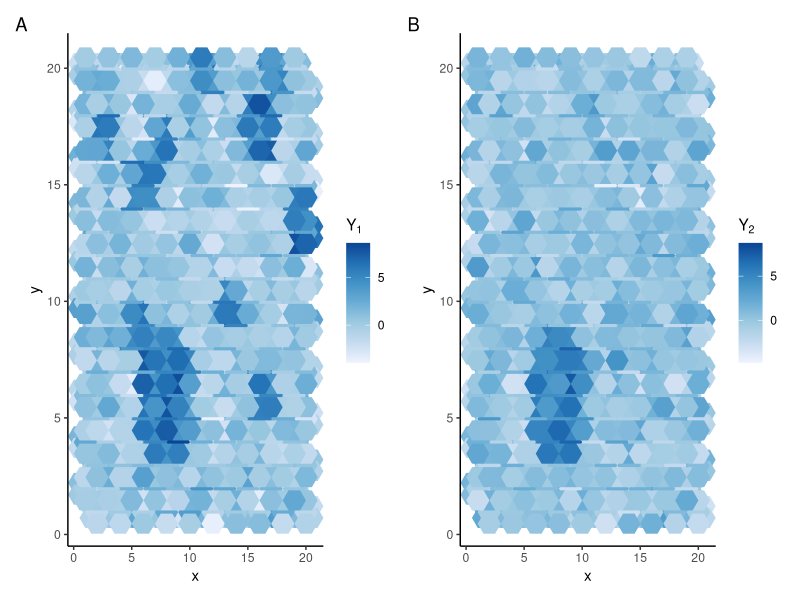
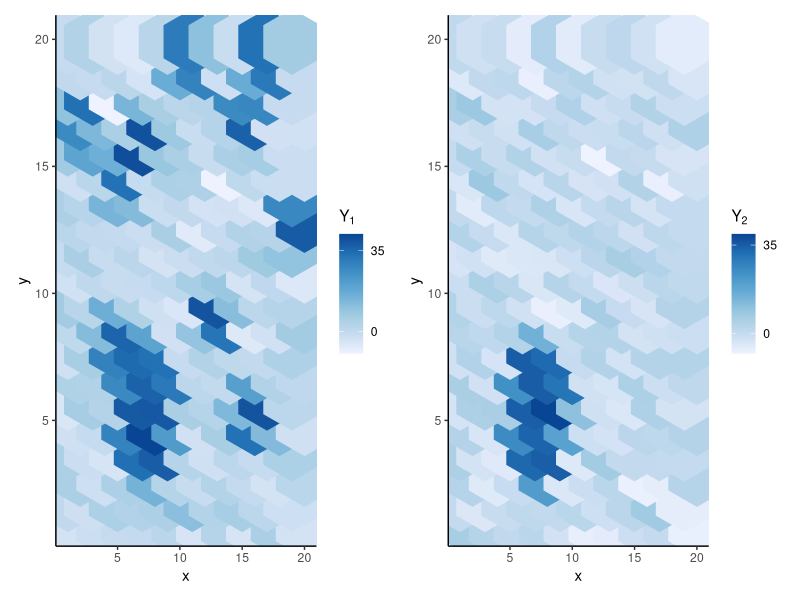

Reproduce these figures in R, in order. (Note: this script raises an error after producing the figures.)
library(tidyverse)
library(mvtnorm)
library(patchwork)
set.seed(102)

#Generate truth
df = expand.grid(x = 1:20, y = 1:20)
df = df[df$x %% 2 + df$y %% 2 == 1,]
df$z = 1
n = nrow(df)
df$j = 1:n

df2 = df[rep(seq_len(n), 7), ] #rbind 7 times
df2$j2 = rep(1:(7*n))

shift = rbind(expand.grid(c(1/2, -1/2), c(1/4,-1/4)), expand.grid(0, c(0, 1/2, -1/2)))
shift_long = shift[rep(seq_len(7), each = n), ]

df2$x = df2$x + shift_long$Var1
df2$y = df2$y + shift_long$Var2

rect_center = sapply(1:10,function(x)df2[sample(7*n, 1) ,c("x","y")])
for(i in 1:10){
  df2$z[df2$x > unlist(rect_center[,i])[1] - 1.1 & df2$x < unlist(rect_center[,i])[1]+1.1 & df2$y > unlist(rect_center[,i])[2] - 1.1 & df2$y < unlist(rect_center[,i])[2]+1.1] = 2
}


circ_center = sample(4:16, 2, replace = T)
r = 3 #radius
s = seq(0,r,1/4) #sagitta
l = sqrt(2*(r-s)*r-(r-s)^2) #half chord length
for (i in 1:length(s)){
  df2$z[(df2$x %in% c(circ_center[1] + c(s[i], -s[i]))) & 
         (df2$y > circ_center[2] - l[i+1]) & 
         (df2$y < circ_center[2] + l[i+1])] = 3
}

#Plot truth
p1 = ggplot(data = df2, aes(x = x, y = y))+
  geom_text(aes(color = factor(z), label = "\u2B23"), 
            size = 7, family = "Lucida Sans Unicode")+
  labs(color = "State")+theme_classic()+
  guides(shape = F, size = F, alpha = F) +
  geom_text(data = df, aes(x = x+0.05, y = y+0.2), size = 20, label = "\u2B21", alpha = 0.3, family = "Lucida Sans Unicode")


#Generate simulated expression
set.seed(101)  
mu1 = c(0,0)
mu2 = c(5,0)
mu3 = c(5,5)
Sigma = diag(1, nrow = 2) + 1
Lambda = solve(Sigma)

df2$Y1 = NA
df2$Y2 = NA
df2[df2$z == 1,c("Y1", "Y2")] = rmvnorm(n = sum(df2$z == 1), 
                                      mean = mu1, 
                                      sigma = Sigma)
df2[df2$z == 2,c("Y1", "Y2")] = rmvnorm(n = sum(df2$z == 2), 
                                      mean = mu2, 
                                      sigma = Sigma)
df2[df2$z == 3,c("Y1", "Y2")] = rmvnorm(n = sum(df2$z == 3), 
                                      mean = mu3, 
                                      sigma = Sigma)


#Plots
p2 = ggplot(data = df2, aes(x = x, y = y))+
  geom_text(aes(color = Y1, label = "\u2B23"), 
            size = 7, family = "Lucida Sans Unicode")+
  labs(color = expression(Y[1]))+theme_classic()+
  scale_color_distiller(palette = "Blues", direction = 1, breaks = c(0,5)) +
  guides(shape = F, size = F)

p3 = ggplot(data = df2, aes(x = x, y = y))+
  geom_text(aes(color = Y2, label = "\u2B23"), 
            size = 7, family = "Lucida Sans Unicode")+
  labs(color = expression(Y[2]))+theme_classic()+
  scale_color_distiller(palette = "Blues", direction = 1, breaks = c(0,5)) +
  guides(shape = F, size = F)

p2+p3 + plot_annotation(tag_levels = "A")

df2 %>%
  as.data.frame() %>%
  group_by(j) %>%
  summarise(x = mean(x), y = mean(y),
            Y1= sum(Y1), Y2 = sum(Y2)) %>%
  mutate(j2 = NA) ->
  df2sum
df2sum = as.matrix(df2sum)

p4 = ggplot(data = as.data.frame(df2sum), aes(x = x, y = y))+
  geom_text(aes(color = Y1, label = "\u2B22"), 
            size = 20, family = "Lucida Sans Unicode")+
  labs(color = expression(Y[1]))+theme_classic()+
  scale_color_distiller(palette = "Blues", direction = 1, breaks = c(0,35)) +
  guides(shape = F, size = F)

p5 = ggplot(data = as.data.frame(df2sum), aes(x = x, y = y))+
  geom_text(aes(color = Y2, label = "\u2B22"), 
            size = 20, family = "Lucida Sans Unicode")+
  labs(color = expression(Y[2]))+theme_classic()+
  scale_color_distiller(palette = "Blues", direction = 1, breaks = c(0,35)) +
  guides(shape = F, size = F)

p4+p5

#Run mcmc

deconv_sim = run_mcmc_multi(df = df2sum, gamma = 2, q = 3, d = 2,nrep = 1500)
saveRDS(deconv_sim, "data/deconv_sim_3-1.RDS")

df2sum = as.data.frame(df2sum)
df2sum$z_deconv1 = apply(deconv_sim$z[100:1500,], 2, Mode)
df2sum$z_deconv1_alpha = pmax(colMeans(deconv_sim$z[100:1500,]==1),
                           colMeans(deconv_sim$z[100:1500,]==2),
                           colMeans(deconv_sim$z[100:1500,]==3))

pnodeconv = ggplot(as.data.frame(df2sum), aes(x, y)) +
  geom_point(aes(color = factor(z_deconv1), alpha = z_deconv1_alpha), size = 4, shape = 18) +
  labs(color = "State", alpha = "Proportion", x = NULL, y = NULL) +
  guides(alpha = F) + 
  scale_alpha_continuous(limits = c(0,1), breaks = seq(0.3,1,0.1), range = c(0,1))+
  theme_classic()

#Deconvolution
deconv_sim_deconv = run_mcmc_deconv(df = df2sum, gamma = 2, q = 3, d = 2,nrep = 5000, prev = deconv_sim)
saveRDS(deconv_sim_deconv, "data/deconv2_sim_3-2.RDS")

df2 = as.data.frame(df2)
df2$z_deconv2 = apply(deconv_sim_deconv$z[1000:5000,], 2, Mode)
df2$z_deconv2_alpha = pmax(colMeans(deconv_sim_deconv$z[1000:5000,]==1),
                              colMeans(deconv_sim_deconv$z[1000:5000,]==2),
                              colMeans(deconv_sim_deconv$z[1000:5000,]==3))


ggplot(data = as.data.frame(df2), aes(x = x, y = y))+
  geom_text(aes(color = factor(z_deconv2), label = rep(c("\u25E3", "\u25E2", "\u25E4", "\u25E5"), each = 1250),
                alpha = z_deconv2_alpha), size = 4, family = "Arial Unicode MS")+
  scale_alpha_continuous(limits = c(0,1), breaks = seq(0.2,1,0.1), range = c(0,1))+
  labs(color = "State")+theme_classic()+
  guides(shape = F, size = F, alpha = F)

plot(deconv_sim_deconv$mu[,1], type = "l", ylab = "mu1")
plot(deconv_sim_deconv$mu[,3], type = "l", ylab = "mu1")
plot(sapply(df_sim_Y,"[[", 8), type = "l")
lines(sapply(df_sim_Y,"[[", 8+1250*1), type = "l", col = "red")
lines(sapply(df_sim_Y,"[[", 8+1250*2), type = "l", col = "blue")
lines(sapply(df_sim_Y,"[[", 8+1250*3), type = "l", col = "green")
pdeconv = ggplot(data = as.data.frame(df2), aes(x = x, y = y))+
  geom_text(aes(color = factor(zmode), label = rep(c("\u25E3", "\u25E2", "\u25E4", "\u25E5"), each = 1250),
                alpha = zalpha), size = 4, family = "Arial Unicode MS")+
  scale_alpha_continuous(limits = c(0,1), breaks = seq(0.2,1,0.1), range = c(0,1))+
  labs(color = "State")+theme_classic()+
  guides(shape = F, size = F, alpha = F)
plot(df_sim_mu[,4], type = "l", ylab = "mu")
plot(sapply(df_sim_lambda,"[[", 1), type = "l", ylab = "lambda")
plot(sapply(df_sim_Y,"[[", 20), type = "l", ylab = "Y")
zmode=apply(df_sim_z[100:500,], 2, Mode)
zalpha=pmax(colMeans(df_sim_z[100:500,]==1),
            colMeans(df_sim_z[100:500,]==2),
            colMeans(df_sim_z[100:050,]==3))
plotY1 = ggplot(data = as.data.frame(df2), aes(x = x, y = y))+
  geom_text(aes(color = ifelse(Y1>5,5,ifelse(Y1<0,0, Y1)), label = rep(c("\u25E3", "\u25E2", "\u25E4", "\u25E5"), each = 1250),
                alpha = 1), size = 4, family = "Arial Unicode MS")+
  scale_alpha_continuous(limits = c(0,1), breaks = seq(0.2,1,0.1), range = c(0,1))+
  labs(color = "Y1")+theme_classic()+
  guides(shape = F, size = F, alpha = F)

plotY2 = ggplot(data = as.data.frame(df2), aes(x = x, y = y))+
  geom_text(aes(color = ifelse(Y2>5,5,ifelse(Y2<0,0, Y2)), label = rep(c("\u25E3", "\u25E2", "\u25E4", "\u25E5"), each = 1250),
                alpha = 1), size = 4, family = "Arial Unicode MS")+
  scale_alpha_continuous(limits = c(0,1), breaks = seq(0.2,1,0.1), range = c(0,1))+
  labs(color = "Y2")+theme_classic()+
  guides(shape = F, size = F, alpha = F)

plotY1 = ggplot(data = as.data.frame(df2), aes(x = x, y = y))+
  geom_text(aes(color = Y1, label = rep(c("\u25E3", "\u25E2", "\u25E4", "\u25E5"), each = 1250),
                alpha = 1), size = 4, family = "Arial Unicode MS")+
  scale_alpha_continuous(limits = c(0,1), breaks = seq(0.2,1,0.1), range = c(0,1))+
  labs(color = "Y1")+theme_classic()+
  guides(shape = F, size = F, alpha = F)

plotY2 = ggplot(data = as.data.frame(df2), aes(x = x, y = y))+
  geom_text(aes(color = Y2, label = rep(c("\u25E3", "\u25E2", "\u25E4", "\u25E5"), each = 1250),
                alpha = 1), size = 4, family = "Arial Unicode MS")+
  scale_alpha_continuous(limits = c(0,1), breaks = seq(0.2,1,0.1), range = c(0,1))+
  labs(color = "Y2")+theme_classic()+
  guides(shape = F, size = F, alpha = F)
